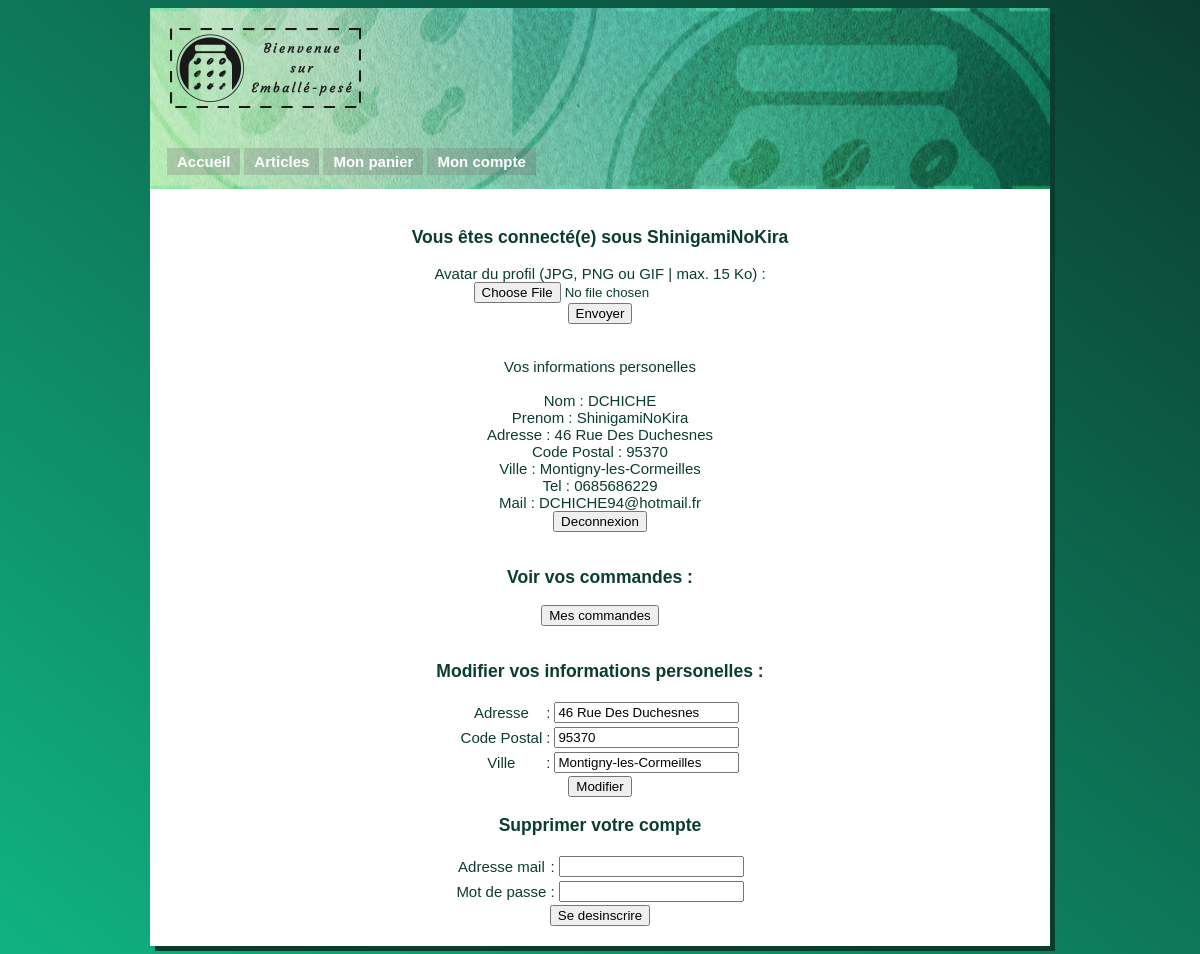
The app's page /Controller/c_account.php (signed in) with its own data.
### tables this page shows
CREATE TABLE User(
  id_user INT(11) NOT NULL AUTO_INCREMENT,
  Categorie INT(11) NOT NULL,
  Nom VARCHAR(45),
  Prenom VARCHAR(45),
  Adresse VARCHAR(60),
  CP VARCHAR(5),
  Ville VARCHAR(45),
  Tel VARCHAR(12),
  Mail VARCHAR(60),
  Mdp VARCHAR(45),
  Status ENUM('Actif','Ban'),
  Avatar BLOB,
  PRIMARY KEY(id_user),
  FOREIGN KEY (Categorie) REFERENCES Categorie (id_categorie)
);

### Model/m_account.php (called while the page is built, shortened)
<?php
try
{
	$bdd = new PDO('mysql:host=localhost;dbname=emballe_pese;charset=utf8', 'root', 'MonMySQL');
}
catch (Exception $e)
{
	die('Erreur : '. $e->getMessage());
}
$recov = $bdd->query("SELECT * FROM User WHERE Mail = '$user'");
$donnees = $recov->fetch();
?>

### View/v_account.php (the view, shortened to what this page needs)
<!DOCTYPE html>
<html>
  <head>
    <link rel="stylesheet" type="text/css" href="../Look/style.css" />
  </head>
  <body>
    <div id="main">
      <div id="header">
        <img id="logo" src="../Look/images/logo_accueil.png">
        <ul>
          <li><a href="../Index.php">Accueil</a></li>
          <li><a href="../View/v_product.php">Articles</a></li>
          <li><a href="../Controller/c_basket.php">Mon panier</a></li>
          <li><a href="../Controller/c_account.php">Mon compte</a></li>
        </ul>
      </div>
      <div id="content">
		<?php
			$user = $donnees['Prenom'];
			echo "<h3>Vous êtes connecté(e) sous $user</h3>";
		?>
			<form method="post" action="../Model/m_avatar.php" enctype="multipart/form-data">
			     <label for="icone">Avatar du profil (JPG, PNG ou GIF | max. 15 Ko) :</label><br />
					  <input type="file" name="image" id="image" /><br />
					  <input type="submit" name="submit" value="Envoyer" />
			</form>
<?php
        	echo("<br><br>Vos informations personelles <br><br>");
        	echo("Nom : ".$donnees['Nom']."<br>");
        	echo("Prenom : ".$donnees['Prenom']."<br>");
        	echo("Adresse : ".$donnees['Adresse']."<br>");
        	echo("Code Postal : ".$donnees['CP']."<br>");
        	echo("Ville : ".$donnees['Ville']."<br>");
        	echo("Tel : ".$donnees['Tel']."<br>");
        	echo("Mail : ".$donnees['Mail']."<br>");
        ?>
        	 <form action="../Controller/c_deconnexion.php">
        		<input type="Submit" value="Deconnexion">
        	</form>
        	<h3>Voir vos commandes :</h3>
        	<form action="../Controller/c_history_order.php">
        		<input type="Submit" value="Mes commandes">
        	</form>
        	<h3>Modifier vos informations personelles :</h3>
        	<form action="../Controller/c_modification.php" method=GET>
            <table>
        	<tr><td>Adresse</td> <td>:</td> <td><input type="text" name="adress" <?php echo("value=\"".$donnees['Adresse']."\"");?>></td></tr>
        	<tr><td>Code Postal</td> <td>:</td> <td><input type="text" name="cp" <?php echo("value=\"".$donnees['CP']."\"");?>></td></tr>
        	<tr><td>Ville</td> <td>:</td> <td><input type="text" name="city" <?php echo("value=\"".$donnees['Ville']."\"");?>></td></tr>
            </table> <input type="Submit" value="Modifier">
        	</form>
            <h3>Supprimer votre compte</h3>
        	 <form action="../Controller/c_desinscription.php">
             <table>
        		<tr><td>Adresse mail</td> <td>:</td> <td><input type="text" name="mail"></td></tr>
                <tr><td>Mot de passe</td> <td>:</td> <td><input type="text" name="mdp"></td></tr>
        		 </table> <input type="Submit" value="Se desinscrire">
        	</form>
      </div>
    </div>
  </body>
</html>

### Look/style.css (style rules this page uses)
body { background: linear-gradient(to bottom left, #0b3d2f, #10b283); font-family:Arial, Helvetica, sans-serif; font-size:15px; }
#main { width:900px; min-height: 100vh; height: auto; margin:auto; background-color:#FFFFFF; box-shadow: 5px 5px #0b3d2f; }
#header { width:900px; height:181px; background:url(images/header.png) no-repeat center; }
#logo { position:relative; left: 20px; top: 20px; }
ul { display:block; list-style:none; padding:55px 15px; margin:0px; }
ul li a { height:27px; display:block; padding: 0px 10px; margin:2px; float:left; text-decoration:none; text-align:center; color:#fff; font-size:15px; line-height:27px; font-weight: bold; background:url(images/menu_bg.png); }
#content { padding : 20px 50px; text-align: center; color: #0b3d2f; }
table { margin:auto; }

### records on screen
user: Prenom "ShinigamiNoKira", Nom "DCHICHE", Adresse "46 Rue Des Duchesnes", CP "95370", Ville "Montigny-les-Cormeilles", Tel "0685686229", Mail "DCHICHE94@hotmail.fr", adress "46 Rue Des Duchesnes", cp "95370", city "Montigny-les-Cormeilles"
